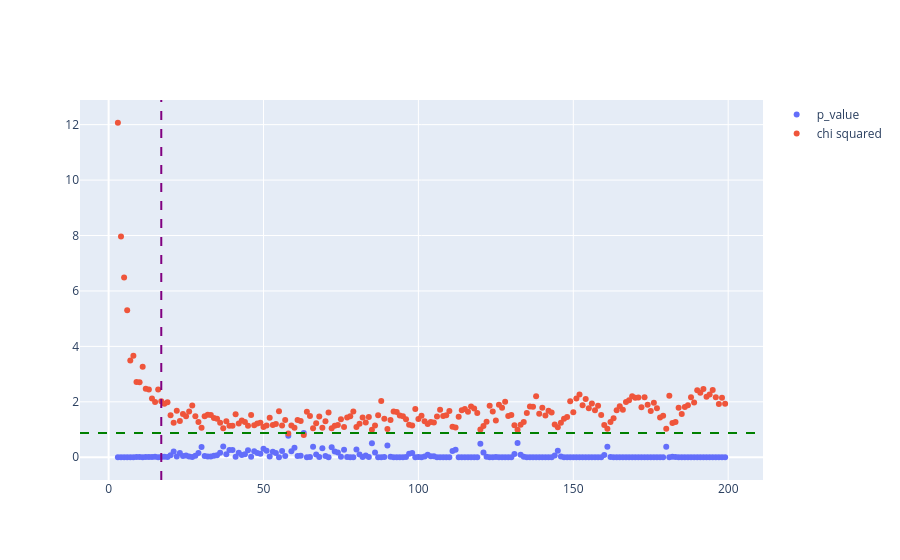

The cell this chart's notebook holds for it:
### Code cell
fig = go.Figure()

range_bins = np.arange(min_bin_range , max_bin_range , step_bin , dtype=int)

fig.add_trace( go.Scatter( x = range_bins , y = p_value_list , mode="markers" , name="p_value"))
fig.add_trace( go.Scatter( x = range_bins , y = chi2_list , mode="markers" , name="chi squared"))
fig.add_vline(x= sturges(len(data_refact)), line_dash="dash", line_color="purple" , name= "sturges value for binning")
fig.add_hline( y= max(p_value_list) , line_dash="dash", line_color="green" , name= "minimum p_value")
fig.update_layout(showlegend=True)
fig.show()

### Figure 1 — Plotly figure (JSON) as saved in the notebook; plotly's stock layout.template omitted (floating-point values rounded to 4 significant figures; data arrays with more than 128 entries replaced by an {"elided": "..."} marker saying what was removed)
{"data": [{"mode": "markers", "name": "p_value", "type": "scatter", "x": {"elided": "197 int values"}, "y": {"elided": "197 float values"}}, {"mode": "markers", "name": "chi squared", "type": "scatter", "x": {"elided": "197 int values"}, "y": {"elided": "197 float values"}}], "layout": {"shapes": [{"line": {"color": "purple", "dash": "dash"}, "name": "sturges value for binning", "type": "line", "x0": 17, "x1": 17, "xref": "x", "y0": 0, "y1": 1, "yref": "y domain"}, {"line": {"color": "green", "dash": "dash"}, "name": "minimum p_value", "type": "line", "x0": 0, "x1": 1, "xref": "x domain", "y0": 0.8724, "y1": 0.8724, "yref": "y"}], "showlegend": true}}
